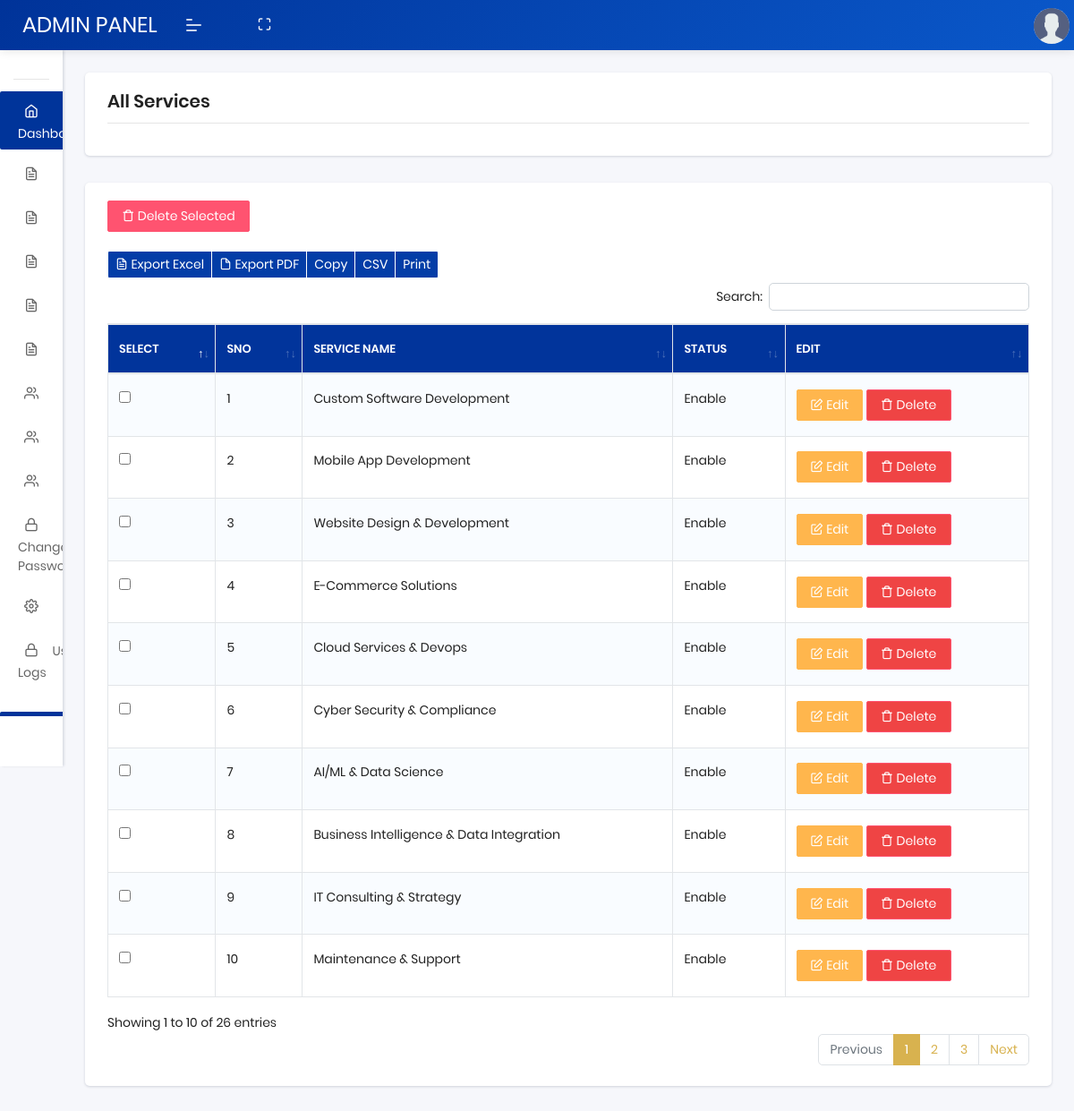
/manage-service.php (signed in), run on the app's committed database.
### tables this page shows
CREATE TABLE `service` (
  `id` int(11) NOT NULL,
  `name` varchar(255) NOT NULL,
  `status` int(11) NOT NULL,
  `created_at` timestamp NOT NULL DEFAULT current_timestamp() ON UPDATE current_timestamp()
);

### manage-service.php (the view, shortened to what this page needs)
<?php
include('db/config.php');
$query = "SELECT * FROM service";
$result = mysqli_query($db, $query);
?>
<!DOCTYPE html>
<html lang="en">
<head>
    <link rel="stylesheet" href="assets/css/plugins/dataTables.bootstrap4.min.css">
    <link rel="stylesheet" href="assets/css/style.css">
    <link href="https://cdn.jsdelivr.net/npm/select2@4.1.0-rc.0/dist/css/select2.min.css" rel="stylesheet" />
</head>
<body class="">
    <?php
    include("header.php");
    ?>
    <?php
    include("navbar.php");
    ?>
    <section class="pcoded-main-container">
        <div class="pcoded-content">
            <div class="page-header">
                <div class="page-block">
                    <div class="row align-items-center">
                        <div class="col-md-12">
                            <div class="page-header-title">
                                <h5 class="m-b-10">All Services
                            </div>
                        </div>
                    </div>
                </div>
            </div>
            <div class="card">
                <div class="card-body add-product pb-0">
                        <form id="deleteForm" action="delete-service.php" method="post">
                            <button type="button" id="deleteSelected" class="btn btn-danger">
        <i class='feather icon-trash'></i> Delete Selected
    </button>
                        <div class="dt-responsive table-responsive">
                            <br />
                            <?php
                            echo '<table id="basic-btn" class="table table-striped table-bordered nowrap">';
                            echo "<thead>";
                            echo "<tr>";
                            echo "<th>Select</th>";
                            echo "<th>SNO</th>";
                            echo "<th> Service NAME</th>";
                            echo "<th>STATUS</th>";
                            echo "<th>EDIT</th>";
                            echo "</tr>";
                            echo "</thead>";
                            $count = 1;
                            echo "<tbody>";
                            while ($row = mysqli_fetch_assoc($result)) {
                                echo "<tr class='record'>";
                                $encoded_id = base64_encode($row['id']);
                                echo "<td><input type='checkbox' name='ids[]' value='$encoded_id'></td>";
                                echo "<td>$count</td>";
                                echo "<td>" . $row['name'] . "</td>";
                                echo "<td>" . ($row['status'] == 1 ? "Enable" : "Disable") . "</td>";
                                echo "<td>
                                        <a href='edit-service.php?id=$encoded_id' class='btn btn-warning'>
                                            <i class='feather icon-edit'></i> Edit
                                        </a>
                                       <a href='javascript:void(0)' class='btn btn-danger delete-btn' data-id='<?= $encoded_id ?>' data-bs-toggle='modal' data-bs-target='#deleteModal'>
                                      <i class='feather icon-trash'></i> Delete
                                        </a>
                                    </td>";
                                echo "</tr>";
                                $count++;
                            }
                            echo "</tbody>";
                            echo "</table>";
                            ?>
                        </div>
                        <br />
                    </form>
                </div>
            </div>
        </div>
    </section>
</body>
</html>

### data on the page
service: name "Custom Software Development", status "Enable"
service: name "Mobile App Development", status "Enable"
service: name "Website Design & Development", status "Enable"
service: name "E-Commerce Solutions", status "Enable"
service: name "Cloud Services & Devops", status "Enable"
service: name "Cyber Security & Compliance", status "Enable"
service: name "AI/ML & Data Science", status "Enable"
service: name "Business Intelligence & Data Integration", status "Enable"
service: name "IT Consulting & Strategy", status "Enable"
service: name "Maintenance & Support", status "Enable"
